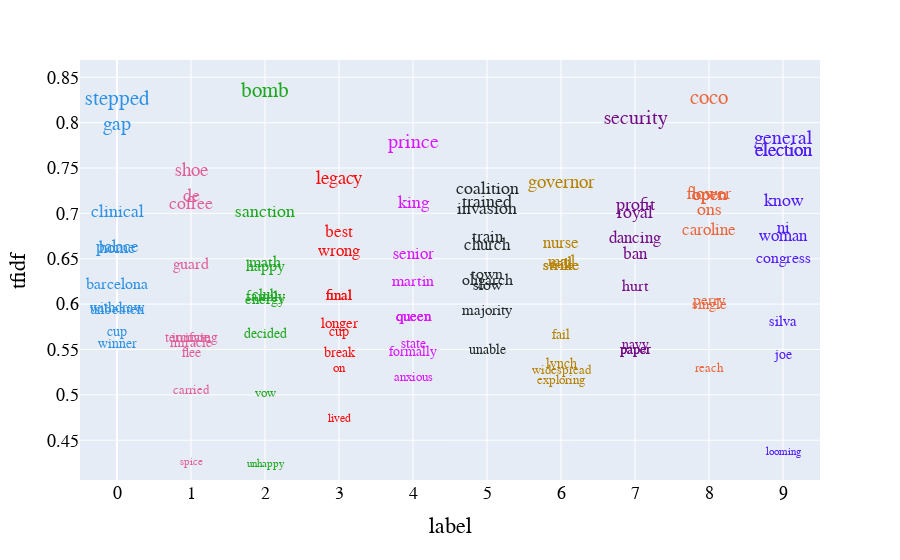

Source (notebook cell):
### Code cell
visualize_clusters(viz_data)

### Figure 1 — Plotly figure (JSON) as saved in the notebook; plotly's stock layout.template omitted (floating-point values rounded to 4 significant figures)
{"data": [{"customdata": [["barcelona"], ["gap"], ["home"], ["winner"], ["withdraw"], ["stepped"], ["clinical"], ["palace"], ["cup"], ["unbeaten"], ["flee"], ["terrifying"], ["carried"], ["inmate"], ["miracle"], ["guard"], ["de"], ["spice"], ["coffee"], ["shoe"], ["unhappy"], ["family"], ["bomb"], ["sanction"], ["decided"], ["energy"], ["happy"], ["math"], ["vow"], ["club"], ["cup"], ["final"], ["wrong"], ["final"], ["lived"], ["legacy"], ["on"], ["break"], ["longer"], ["best"], ["king"], ["queen"], ["state"], ["formally"], ["queen"], ["anxious"], ["prince"], ["senior"], ["martin"], ["queen"], ["invasion"], ["majority"], ["church"], ["unable"], ["coalition"], ["train"], ["trained"], ["town"], ["oligarch"], ["slow"], ["exploring"], ["strike"], ["mail"], ["nurse"], ["governor"], ["widespread"], ["fail"], ["strike"], ["rail"], ["lynch"], ["navy"], ["royal"], ["hurt"], ["dancing"], ["security"], ["profit"], ["ban"], ["paper"], ["paper"], ["paper"], ["flower"], ["open"], ["perry"], ["open"], ["coco"], ["caroline"], ["reach"], ["ons"], ["open"], ["single"], ["silva"], ["general"], ["congress"], ["woman"], ["election"], ["know"], ["looming"], ["ni"], ["election"], ["joe"]], "hovertemplate": "label=%{marker.color}<br>tfidf=%{y}<br>word=%{customdata[0]}<extra></extra>", "legendgroup": "", "marker": {"color": [0, 0, 0, 0, 0, 0, 0, 0, 0, 0, 1, 1, 1, 1, 1, 1, 1, 1, 1, 1, 2, 2, 2, 2, 2, 2, 2, 2, 2, 2, 3, 3, 3, 3, 3, 3, 3, 3, 3, 3, 4, 4, 4, 4, 4, 4, 4, 4, 4, 4, 5, 5, 5, 5, 5, 5, 5, 5, 5, 5, 6, 6, 6, 6, 6, 6, 6, 6, 6, 6, 7, 7, 7, 7, 7, 7, 7, 7, 7, 7, 8, 8, 8, 8, 8, 8, 8, 8, 8, 8, 9, 9, 9, 9, 9, 9, 9, 9, 9, 9], "coloraxis": "coloraxis", "symbol": "circle"}, "mode": "text", "name": "", "orientation": "v", "showlegend": false, "text": ["barcelona", "gap", "home", "winner", "withdraw", "stepped", "clinical", "palace", "cup", "unbeaten", "flee", "terrifying", "carried", "inmate", "miracle", "guard", "de", "spice", "coffee", "shoe", "unhappy", "family", "bomb", "sanction", "decided", "energy", "happy", "math", "vow", "club", "cup", "final", "wrong", "final", "lived", "legacy", "on", "break", "longer", "best", "king", "queen", "state", "formally", "queen", "anxious", "prince", "senior", "martin", "queen", "invasion", "majority", "church", "unable", "coalition", "train", "trained", "town", "oligarch", "slow", "exploring", "strike", "mail", "nurse", "governor", "widespread", "fail", "strike", "rail", "lynch", "navy", "royal", "hurt", "dancing", "security", "profit", "ban", "paper", "paper", "paper", "flower", "open", "perry", "open", "coco", "caroline", "reach", "ons", "open", "single", "silva", "general", "congress", "woman", "election", "know", "looming", "ni", "election", "joe"], "textfont": {"color": ["#2E91E5", "#2E91E5", "#2E91E5", "#2E91E5", "#2E91E5", "#2E91E5", "#2E91E5", "#2E91E5", "#2E91E5", "#2E91E5", "#E15F99", "#E15F99", "#E15F99", "#E15F99", "#E15F99", "#E15F99", "#E15F99", "#E15F99", "#E15F99", "#E15F99", "#1CA71C", "#1CA71C", "#1CA71C", "#1CA71C", "#1CA71C", "#1CA71C", "#1CA71C", "#1CA71C", "#1CA71C", "#1CA71C", "#FB0D0D", "#FB0D0D", "#FB0D0D", "#FB0D0D", "#FB0D0D", "#FB0D0D", "#FB0D0D", "#FB0D0D", "#FB0D0D", "#FB0D0D", "#DA16FF", "#DA16FF", "#DA16FF", "#DA16FF", "#DA16FF", "#DA16FF", "#DA16FF", "#DA16FF", "#DA16FF", "#DA16FF", "#222A2A", "#222A2A", "#222A2A", "#222A2A", "#222A2A", "#222A2A", "#222A2A", "#222A2A", "#222A2A", "#222A2A", "#B68100", "#B68100", "#B68100", "#B68100", "#B68100", "#B68100", "#B68100", "#B68100", "#B68100", "#B68100", "#750D86", "#750D86", "#750D86", "#750D86", "#750D86", "#750D86", "#750D86", "#750D86", "#750D86", "#750D86", "#EB663B", "#EB663B", "#EB663B", "#EB663B", "#EB663B", "#EB663B", "#EB663B", "#EB663B", "#EB663B", "#EB663B", "#511CFB", "#511CFB", "#511CFB", "#511CFB", "#511CFB", "#511CFB", "#511CFB", "#511CFB", "#511CFB", "#511CFB"], "size": [15.75, 20.22, 16.75, 14.07, 15.11, 20.92, 17.77, 16.79, 14.42, 15.04, 13.83, 14.26, 12.79, 14.24, 14.1, 16.3, 18.2, 10.8, 17.99, 18.92, 10.73, 15.42, 21.15, 17.76, 14.36, 15.31, 16.25, 16.36, 12.69, 15.45, 14.42, 15.43, 16.68, 15.43, 12.0, 18.69, 13.41, 13.83, 14.66, 17.21, 18.03, 14.84, 14.08, 13.86, 14.84, 13.15, 19.7, 16.59, 15.81, 14.84, 17.84, 15.0, 16.85, 13.9, 18.41, 17.06, 18.05, 16.03, 15.86, 15.7, 13.06, 16.26, 16.39, 16.89, 18.57, 13.34, 14.33, 16.26, 16.34, 13.53, 14.05, 17.74, 15.68, 17.05, 20.39, 17.96, 16.57, 13.91, 13.91, 13.91, 18.27, 18.24, 15.28, 18.24, 20.94, 17.25, 13.42, 17.84, 18.24, 15.18, 14.69, 19.83, 16.46, 17.09, 19.47, 18.07, 11.07, 17.31, 19.47, 13.77]}, "textposition": "bottom center", "type": "scatter", "x": [0, 0, 0, 0, 0, 0, 0, 0, 0, 0, 1, 1, 1, 1, 1, 1, 1, 1, 1, 1, 2, 2, 2, 2, 2, 2, 2, 2, 2, 2, 3, 3, 3, 3, 3, 3, 3, 3, 3, 3, 4, 4, 4, 4, 4, 4, 4, 4, 4, 4, 5, 5, 5, 5, 5, 5, 5, 5, 5, 5, 6, 6, 6, 6, 6, 6, 6, 6, 6, 6, 7, 7, 7, 7, 7, 7, 7, 7, 7, 7, 8, 8, 8, 8, 8, 8, 8, 8, 8, 8, 9, 9, 9, 9, 9, 9, 9, 9, 9, 9], "xaxis": "x", "y": [0.6302, 0.8089, 0.6698, 0.5628, 0.6043, 0.837, 0.7107, 0.6718, 0.5769, 0.6017, 0.5532, 0.5703, 0.5116, 0.5697, 0.5639, 0.6518, 0.7281, 0.432, 0.7194, 0.7569, 0.4293, 0.6167, 0.8459, 0.7105, 0.5743, 0.6123, 0.6501, 0.6543, 0.5076, 0.618, 0.5769, 0.6172, 0.6673, 0.6172, 0.48, 0.7476, 0.5364, 0.5533, 0.5863, 0.6885, 0.7213, 0.5937, 0.5632, 0.5544, 0.5937, 0.5261, 0.7879, 0.6634, 0.6325, 0.5937, 0.7136, 0.6002, 0.6739, 0.5561, 0.7363, 0.6825, 0.7221, 0.6411, 0.6342, 0.6281, 0.5223, 0.6505, 0.6555, 0.6755, 0.7428, 0.5335, 0.5734, 0.6505, 0.6537, 0.5413, 0.5618, 0.7095, 0.6271, 0.682, 0.8157, 0.7184, 0.6629, 0.5565, 0.5565, 0.5565, 0.7307, 0.7297, 0.6112, 0.7297, 0.8377, 0.6901, 0.5367, 0.7134, 0.7297, 0.6072, 0.5875, 0.7933, 0.6585, 0.6838, 0.7789, 0.7226, 0.4429, 0.6924, 0.7789, 0.5508], "yaxis": "y"}], "layout": {"coloraxis": {"colorbar": {"title": {"text": "label"}}, "colorscale": [[0, "#0d0887"], [0.1111, "#46039f"], [0.2222, "#7201a8"], [0.3333, "#9c179e"], [0.4444, "#bd3786"], [0.5556, "#d8576b"], [0.6667, "#ed7953"], [0.7778, "#fb9f3a"], [0.8889, "#fdca26"], [1, "#f0f921"]]}, "font": {"color": "black", "family": "Courier New, monospace", "size": 18}, "legend": {"tracegroupgap": 0}, "margin": {"t": 60}, "xaxis": {"anchor": "y", "domain": [0, 1], "dtick": 1, "tick0": 0, "tickmode": "linear", "title": {"text": "label"}}, "yaxis": {"anchor": "x", "domain": [0, 1], "dtick": 0.05, "tick0": 0, "tickmode": "linear", "title": {"text": "tfidf"}}}}
